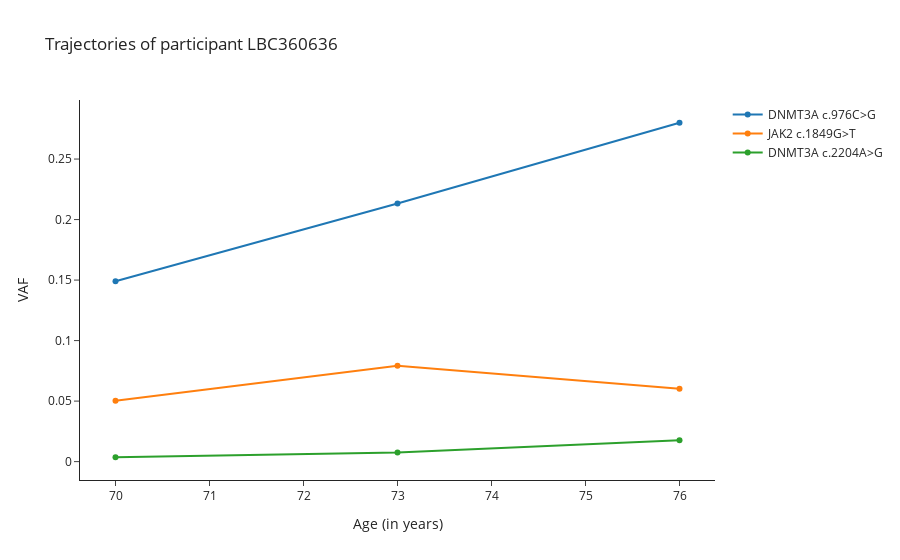
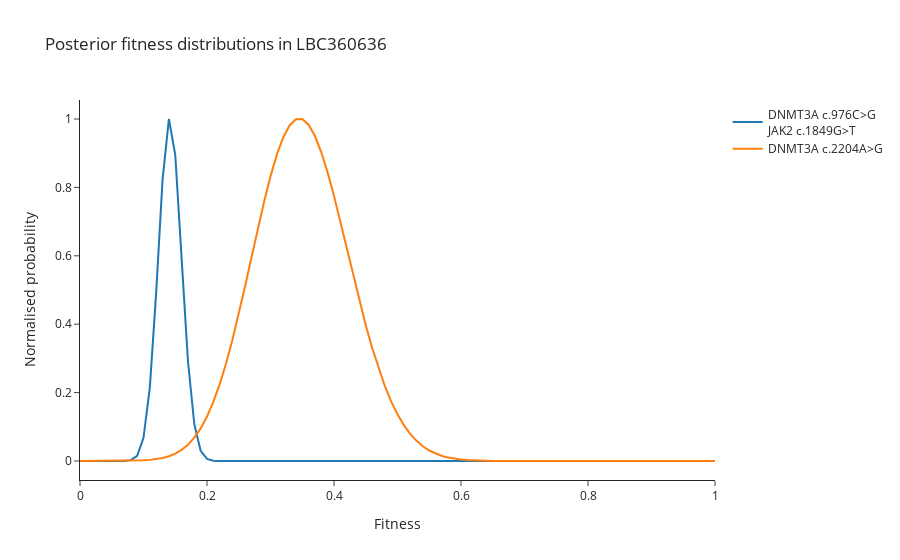
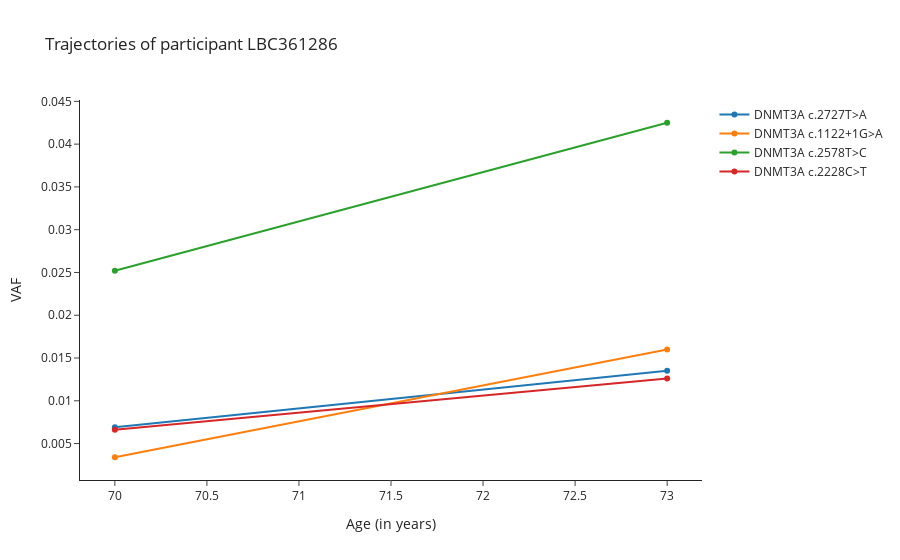
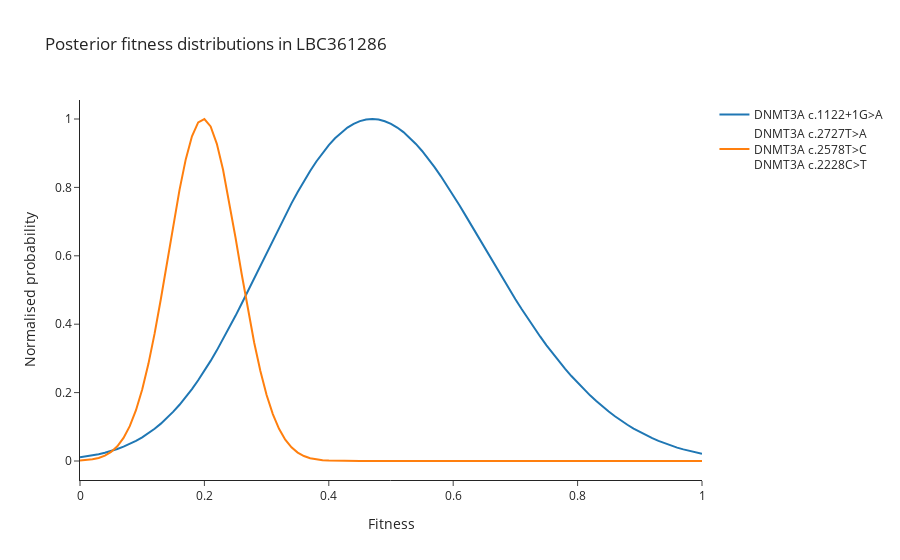

The notebook cell saved with these charts, in order:
### Code cell
for part in lbc:
    for traj in part.trajectories:
        if (traj.gene == 'DNMT3A' and traj.fitness > 0.2):
            print([model.model_probability for model in part.clonal_models])
            part.profile().show()
            part.optimal_model.posterior_fitness_plot.show()
